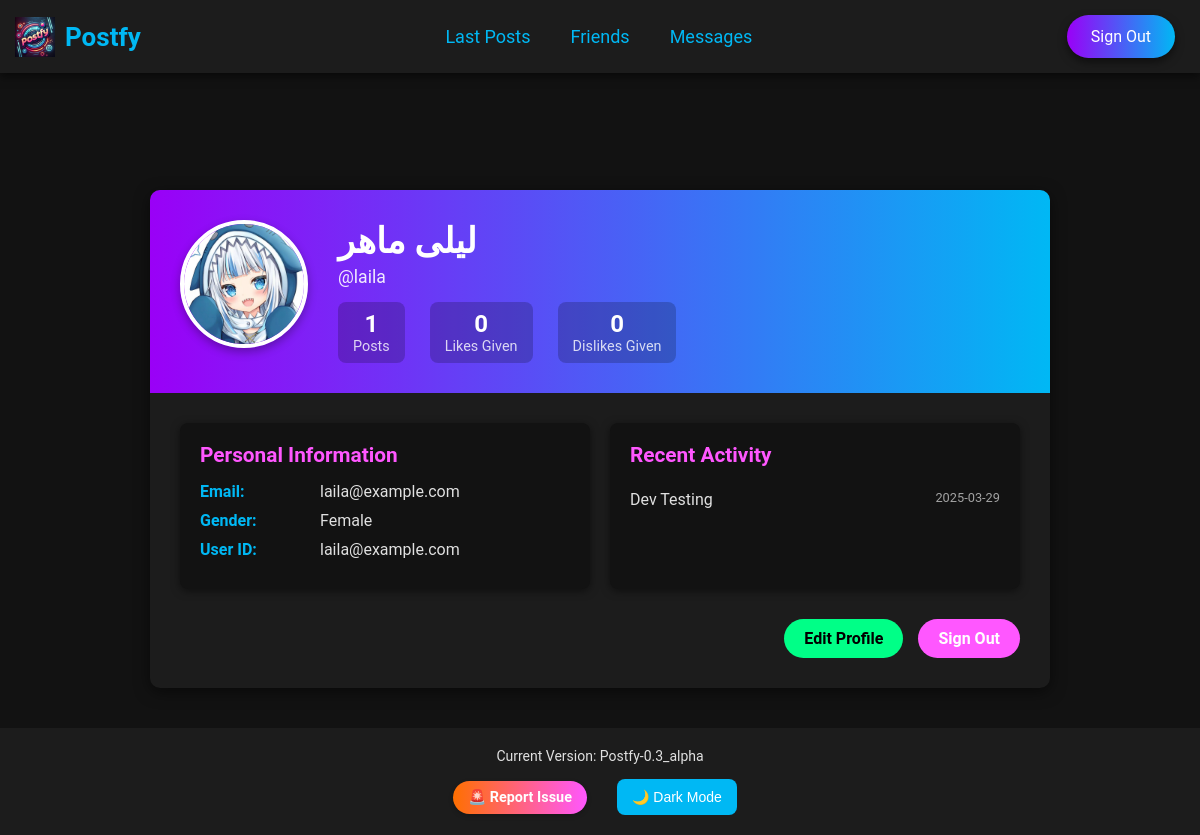
The app's page /profile (signed in) with its own data.
### app.py (models this page shows, shortened)
class User(db.Model):
    id = db.Column(db.Integer, primary_key=True)
    first_name = db.Column(db.String(100), nullable=False)
    last_name = db.Column(db.String(100), nullable=False)
    user_id = db.Column(db.String(100), unique=True, nullable=False)
    email = db.Column(db.String(120), unique=True, nullable=False)
    password = db.Column(db.String(200), nullable=False)
    gender = db.Column(db.String(10), nullable=False)
    profile_picture = db.Column(
        db.String(200), nullable=True, default='default.jpg')

class Post(db.Model):
    id = db.Column(db.Integer, primary_key=True)
    title = db.Column(db.String(255), nullable=False)
    content = db.Column(db.Text, nullable=False)
    user_id = db.Column(db.Integer, db.ForeignKey('user.id'), nullable=False)
    date_posted = db.Column(
        db.DateTime, default=datetime.utcnow)
    user = db.relationship('User', backref='posts', lazy=True)

### app.py (the view)
@app.route('/profile')
@login_required
def profile():
    user = User.query.get(session['user_id'])
    like_count = Reaction.query.filter_by(
        user_id=user.id, reaction_type='like').count()
    dislike_count = Reaction.query.filter_by(
        user_id=user.id, reaction_type='dislike').count()
    comment_count = Comment.query.filter_by(user_id=user.id).count()
    return render_template('profile.html', user=user, like_count=like_count, dislike_count=dislike_count, comment_count=comment_count)

### app.py (called while the page is built)
@app.context_processor
def inject_version():
    return dict(APP_VERSION=APP_VERSION)

def login_required(f):
    @wraps(f)
    def decorated_function(*args, **kwargs):
        if 'user_id' not in session:
            return redirect(url_for('login'))
        return f(*args, **kwargs)
    return decorated_function

### Templates/profile.html (shortened to what this page needs)
{% extends "base.html" %}
{% block content %}
<section class="profile-container">
    <div class="profile-header">
        <div class="profile-avatar">
            {% if user.profile_picture and user.profile_picture != 'default.jpg' %}
            <img src="{{ url_for('static', filename='profile_pics/' + user.profile_picture) }}"
                alt="{{ user.first_name }}'s Profile Picture">
            {% else %}
            <img src="https://ui-avatars.com/api/?name={{ user.first_name }}+{{ user.last_name }}&background=random&color=fff&size=128"
                alt="{{ user.first_name }}'s Profile Picture">
            {% endif %}
        </div>
        <div class="profile-info">
            <h2>{{ user.first_name }} {{ user.last_name }}</h2>
            <p class="profile-username">@{{ user.email.split('@')[0] }}</p>
            <div class="profile-stats">
                <div class="stat">
                    <span class="stat-value">{{ user.posts|length }}</span>
                    <span class="stat-label">Posts</span>
                </div>
                <div class="stat">
                    <span class="stat-value">{{ like_count }}</span>
                    <span class="stat-label">Likes Given</span>
                </div>
                <div class="stat">
                    <span class="stat-value">{{ dislike_count }}</span>
                    <span class="stat-label">Dislikes Given</span>
                </div>
            </div>
        </div>
    </div>
    <div class="profile-details">
        <div class="details-card">
            <h3>Personal Information</h3>
            <div class="detail-item">
                <span class="detail-label">Email:</span>
                <span class="detail-value">{{ user.email }}</span>
            </div>
            <div class="detail-item">
                <span class="detail-label">Gender:</span>
                <span class="detail-value">{{ user.gender|capitalize }}</span>
            </div>
            <div class="detail-item">
                <span class="detail-label">User ID:</span>
                <span class="detail-value">{{ user.user_id }}</span>
            </div>
        </div>
        <div class="details-card">
            <h3>Recent Activity</h3>
            {% if user.posts %}
            <ul class="recent-posts">
                {% for post in user.posts[:3] %}
                <li>
                    <a href="#">{{ post.title }}</a>
                    <span class="post-date">{{ post.date_posted.strftime('%Y-%m-%d') }}</span>
                </li>
                {% endfor %}
            </ul>
            {% else %}
            <p class="no-activity">No recent activity to show.</p>
            {% endif %}
        </div>
    </div>
    <div class="profile-actions">
        <a href="#" class="profile-btn edit-btn">Edit Profile</a>
        <a href="{{ url_for('logout') }}" class="profile-btn logout-btn">Sign Out</a>
    </div>
</section>
{% endblock %}

### static/css/styles.css (style rules this page uses)
:root { --neon-blue: #00b8f4; --neon-pink: #ff57ff; --neon-purple: #9a00f7; --neon-green: #00ff87; --neon-yellow: #ffcc00; --neon-orange: #ff6f00; --dark-background: #121212; --light-background: #1c1c1c; --button-hover: #ff57ff; --text-light: #e0e0e0; --shadow: rgba(0, 0, 0, 0.5); }
* { margin: 0; padding: 0; box-sizing: border-box; }
body { font-family: 'Roboto', sans-serif; margin-top: 70px; background-color: var(--dark-background); color: var(--text-light); }
.post-date { font-size: 0.85rem; color: var(--text-light); opacity: 0.7; }
.profile-container { max-width: 900px; margin: 40px auto; background: var(--light-background); border-radius: 10px; box-shadow: 0 4px 15px var(--shadow); overflow: hidden; }
.profile-header { display: flex; padding: 30px; background: linear-gradient(to right, var(--neon-purple), var(--neon-blue)); color: white; }
.profile-avatar { margin-right: 30px; position: relative; }
.profile-avatar img { width: 128px; height: 128px; border-radius: 50%; border: 4px solid white; box-shadow: 0 4px 10px rgba(0, 0, 0, 0.3); transition: transform 0.3s ease; object-fit: cover; }
.profile-info { display: flex; flex-direction: column; justify-content: center; }
.profile-info h2 { font-size: 2.2rem; margin-bottom: 5px; }
.profile-username { font-size: 1.1rem; opacity: 0.9; margin-bottom: 15px; }
.profile-stats { display: flex; gap: 25px; }
.stat { display: flex; flex-direction: column; align-items: center; background: rgba(0, 0, 0, 0.2); padding: 8px 15px; border-radius: 8px; transition: transform 0.3s ease; }
.stat-value { font-size: 1.5rem; font-weight: bold; }
.stat-label { font-size: 0.9rem; opacity: 0.8; }
.profile-details { display: grid; grid-template-columns: 1fr 1fr; gap: 20px; padding: 30px; }
.details-card { background: var(--dark-background); padding: 20px; border-radius: 8px; box-shadow: 0 2px 8px var(--shadow); transition: transform 0.3s ease; }
.details-card h3 { color: var(--neon-pink); margin-bottom: 15px; font-size: 1.3rem; }
.detail-item { margin-bottom: 10px; display: flex; }
.detail-label { width: 120px; color: var(--neon-blue); font-weight: bold; }
.detail-value { color: var(--text-light); }
.recent-posts { list-style: none; padding: 0; }
.recent-posts li { padding: 8px 0; border-bottom: 1px solid rgba(255, 255, 255, 0.1); display: flex; justify-content: space-between; }
.recent-posts li:last-child { border-bottom: none; }
.recent-posts a { color: var(--text-light); text-decoration: none; transition: color 0.3s; }
.post-date { font-size: 0.8rem; opacity: 0.7; }
.profile-actions { display: flex; justify-content: flex-end; gap: 15px; padding: 0 30px 30px; }
.profile-btn { padding: 10px 20px; border-radius: 30px; text-decoration: none; font-weight: bold; transition: all 0.3s ease; }
.edit-btn { background: var(--neon-green); color: black; }
.logout-btn { background: var(--neon-pink); color: white; }

### static/css/custom_theme.css (style rules this page uses)
:root { --dark-background: #121212; --light-background: #1c1c1c; --text-light: #e0e0e0; --neon-blue: #00b8f4; --shadow: rgba(0, 0, 0, 0.5); }

### records on screen
User: profile_picture (picture), first_name "ليلى", last_name "ماهر", email "laila", email "laila@example.com", gender "Female", user_id "laila@example.com"
Post: title "Dev Testing", date_posted "2025-03-29"

### other values on screen
{{ user.posts|length }} "1"
{{ like_count }} "0"
{{ dislike_count }} "0"
{{ APP_VERSION }} "Postfy-0.3_alpha"
